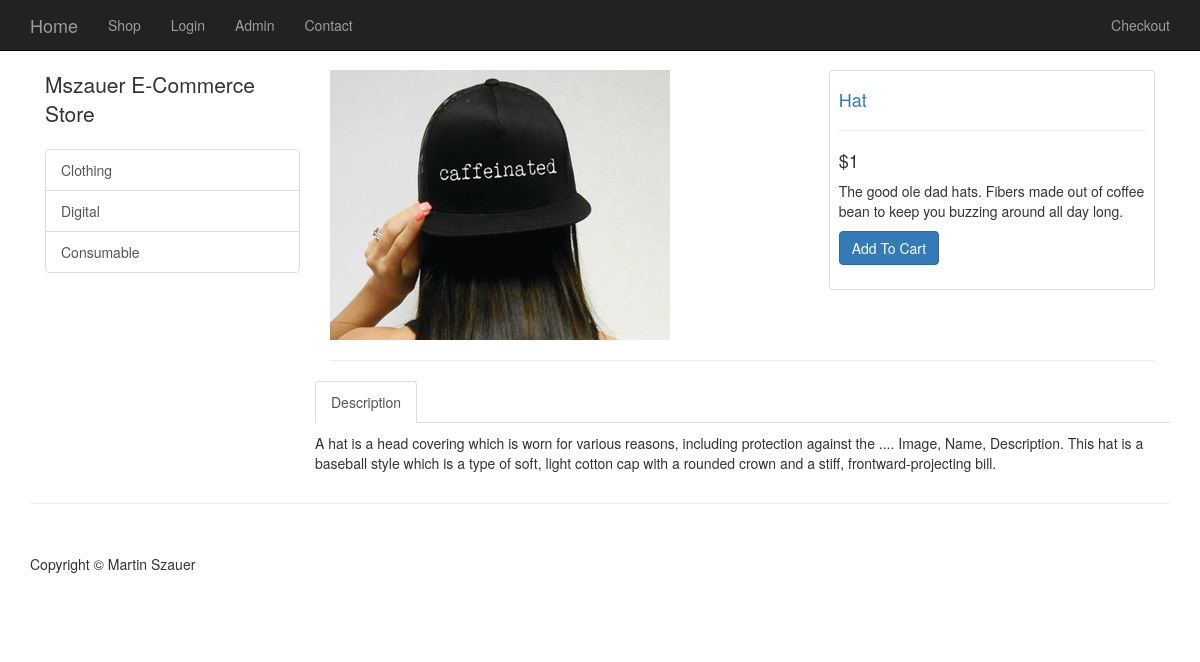
The page /item.php?id=22 on the database its author committed.
### tables this page shows
CREATE TABLE IF NOT EXISTS `categories` (
  `cat_id` int(11) NOT NULL AUTO_INCREMENT,
  `cat_title` varchar(255) NOT NULL,
  PRIMARY KEY (`cat_id`)
);

CREATE TABLE IF NOT EXISTS `products` (
  `product_id` int(11) NOT NULL AUTO_INCREMENT,
  `product_title` varchar(255) NOT NULL,
  `product_category_id` int(11) NOT NULL,
  `product_price` float NOT NULL,
  `product_quantity` int(11) NOT NULL,
  `product_description` text NOT NULL,
  `short_desc` text NOT NULL,
  `product_image` varchar(255) NOT NULL,
  PRIMARY KEY (`product_id`)
);

### public/item.php (the view, shortened to what this page needs)
<?php include(TEMPLATE_FRONT . DS . "header.php") ?>
<div class="container">
    <?php include(TEMPLATE_FRONT . DS . "side_nav.php") ?>
    <?php
        $query = query(" SELECT * FROM products WHERE product_id = " . escape_string($_GET['id']) . " ");
        while($row = fetch_array($query)):
    ?>
    <div class="col-md-9">
        <div class="row">
            <div class="col-md-7">
               <img class="img-responsive" src="../resources/<?php  echo display_image($row['product_image']); ?>" alt="">
            </div>
            <div class="col-md-5">
                <div class="thumbnail">
                    <div class="caption-full">
                        <h4><a href="#"><?php echo $row['product_title']; ?></a> </h4>
                        <hr>
                        <h4 class=""><?php echo "&#36;" . $row['product_price']; ?></h4>
                        <p><?php echo $row['short_desc']; ?></p>
                        <form action="">
                            <div class="form-group">
                               <a href="../resources/cart.php?add=<?php echo $row['product_id']; ?>" class="btn btn-primary">Add To Cart</a>
                            </div>
                        </form>
                    </div>
                </div>
            </div>
        </div>
            <hr>
        <div class="row">
            <div role="tabpanel">
              <ul class="nav nav-tabs" role="tablist">
                <li role="presentation" class="active"><a href="#home" aria-controls="home" role="tab" data-toggle="tab">Description</a></li>
              </ul>
                <div class="tab-content">
                <div role="tabpanel" class="tab-pane active" id="home">
                <p><?php echo $row['product_description']; ?></p>
                    </div>
                </div>
            </div>
        </div>
    </div>
    <?php endwhile; ?>
</div>
<?php include(TEMPLATE_FRONT . DS . "footer.php") ?>

### resources/functions.php (shortened to what this page needs)
<?php
$upload_directory = "uploads";
function query($sql) {
    global $connection;
    return mysqli_query($connection, $sql);
}
function escape_string($string){
    global $connection;
    return mysqli_real_escape_string($connection, $string);
}
function fetch_array($result){
    return mysqli_fetch_array($result);
}
function get_categories(){
    $query = query("SELECT * FROM categories");
    while($row = fetch_array($query)) {
        $categories_links = <<<DELIMETER
<a href='category.php?id={$row['cat_id']}' class='list-group-item'>{$row['cat_title']}</a>
DELIMETER;
    echo $categories_links;
     }
}
function display_image($picture) {
    global $upload_directory;
    return $upload_directory  . DS . $picture;
}
?>

### public/css/shop-homepage.css (style rules this page uses)
body { padding-top: 70px; }
.thumbnail { padding: 0; }
.thumbnail .caption-full { padding: 9px; color: #333; }

### rows shown on the page
categories: cat_title "Clothing"
categories: cat_title "Digital"
categories: cat_title "Consumable"
products: product_image (picture), product_title "Hat", product_price "1", short_desc "The good ole dad hats. Fibers made out of coffee bean to keep you buzzing around all day long.", product_description "A hat is a head covering which is worn for various reasons, including protection against the .... Image, Name, Description. This hat is a baseball style which is a type of soft, light cotton cap with a rounded crown and a stiff, frontward-projecting bill."
